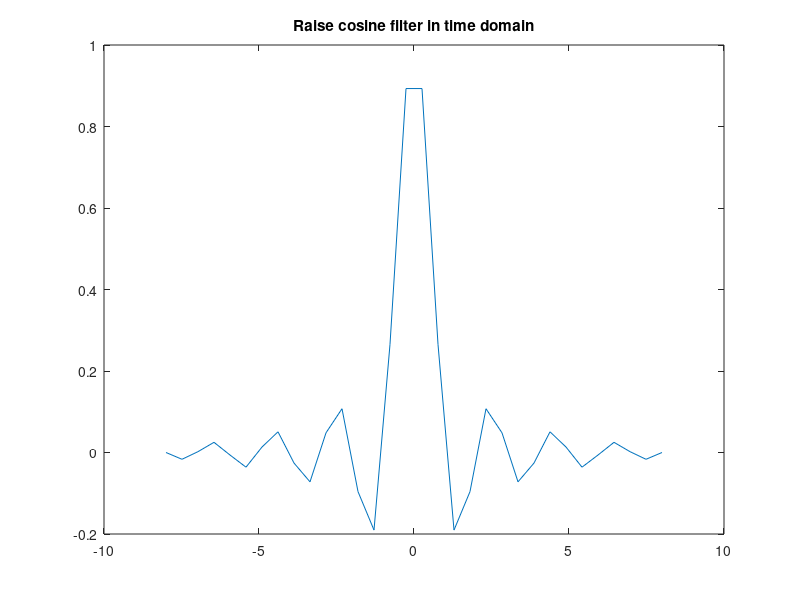
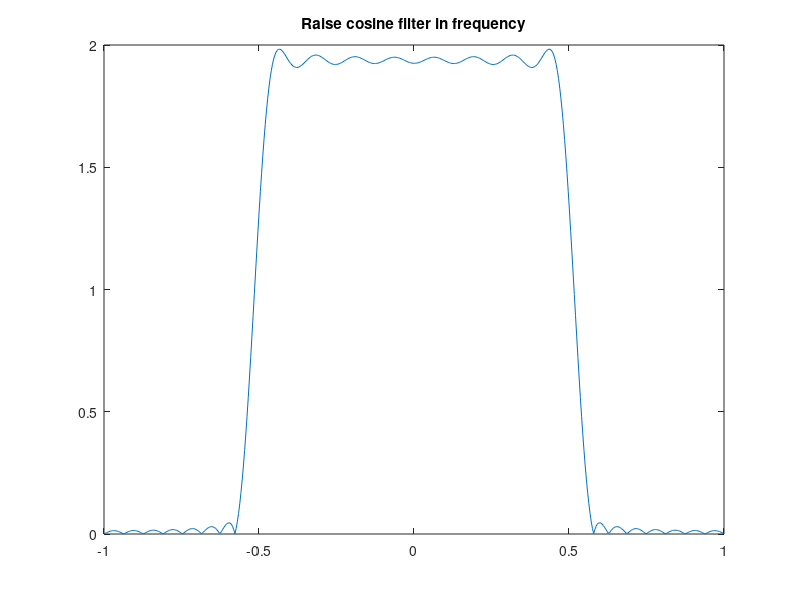
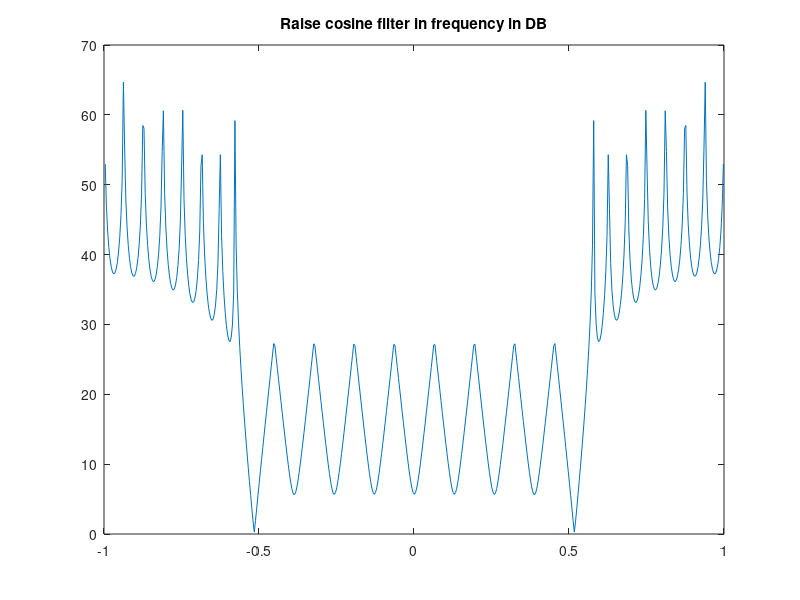

Write MATLAB code to recreate these figures, in order.
clc
clear all
close all
T=1;
alpha=1/8;
t=linspace(-8,8,32);
f=linspace(-1,1-1/512,512);
rc_sin=sin(pi*t/T)./(pi*t/T);
rc_cos=cos(alpha*pi*t)./(1-(4*alpha^2*t.^2)/T^2);
rc=rc_sin.*rc_cos;
figure
plot(t,rc)
title("Raise cosine filter in time domain")
Rc=fftshift(fft(rc,512));
figure
plot(f,abs(Rc))
title("Raise cosine filter in frequency")
RcdB=20*log10(Rc);
figure
plot(f,abs(RcdB))
title("Raise cosine filter in frequency in DB")
